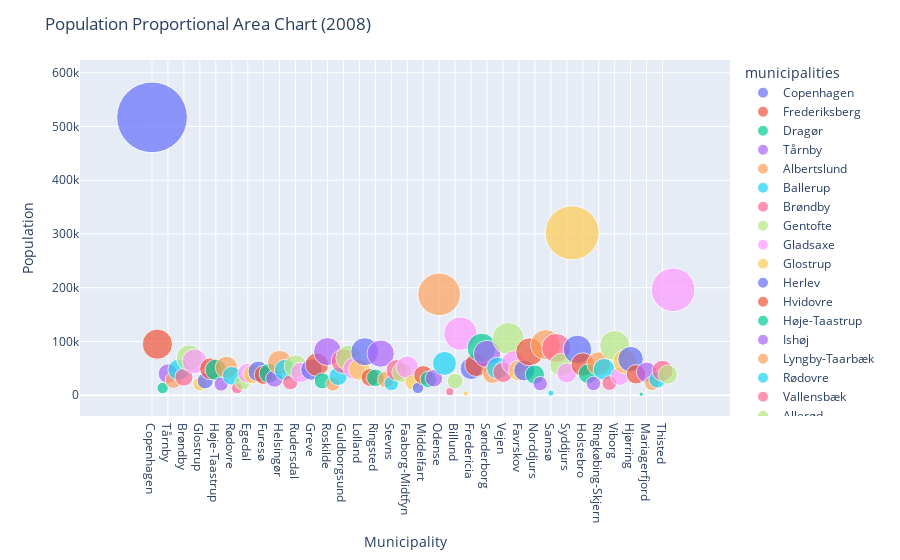

Write notebook code for a chart like this one.
### Markdown cell above
**INTERPRETATION**

**The interactive graph shows the relative weight of crimes committed in each municipality. As can be seen, over the years, the municipality of Copenhagen has the highest number of crimes, which may be due to the fact that it is the most populated municipality.**

### Code cell
from ipywidgets import interact, widgets

# Define the interactive widget for selecting the year
year_widget = widgets.IntSlider(
    value=2008,
    min=2008,
    max=2022,
    step=1,
    description='Year:'
)

# Define the function that creates the proportional area chart
def create_chart(year):
    # Filter the data to only include the selected year
    year_data = pop_year[['municipalities', f'pop_{year}']]
    
    # Calculate the total population for the year
    total_pop = year_data[f'pop_{year}'].sum()
    
    # Calculate the proportional area for each municipality
    year_data['area'] = year_data[f'pop_{year}']/total_pop
    
    # Create the chart using Plotly Express
    fig = px.scatter(year_data, x='municipalities', y=f'pop_{year}', size='area', color='municipalities', size_max=50)
    fig.update_layout(
        title=f'Population Proportional Area Chart ({year})',
        xaxis_title='Municipality',
        yaxis_title='Population',
    )
    fig.show()

# Create the interactive widget
interact(create_chart, year=year_widget)
